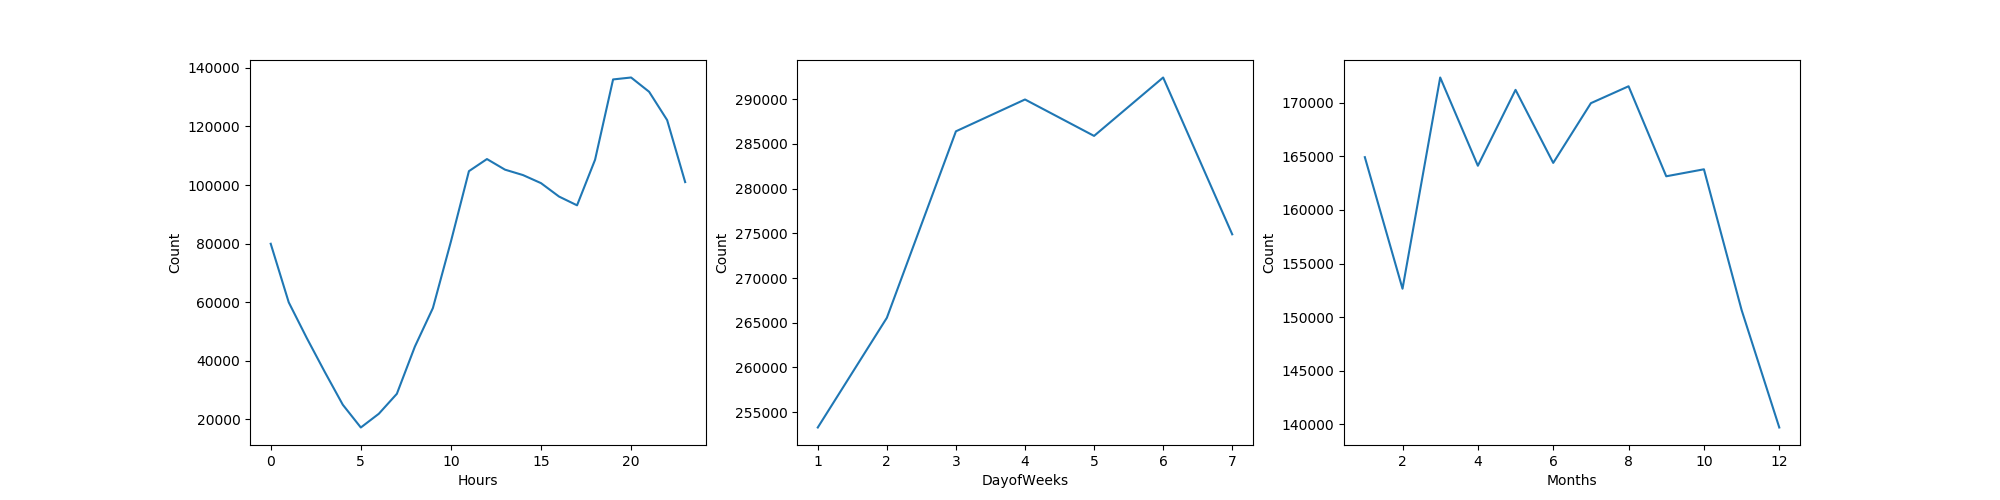

Recreate this plot in Python.
from pyspark.sql import SQLContext
from pyspark import SparkContext
from pyspark.sql.functions import *
from matplotlib import pyplot as plt

"""
Load data from hdfs
"""
sc = SparkContext()
sqlcontext = SQLContext(sc)

crime_path = 'hdfs://wolf.analytics.private/user/lzp2080/data/crime/Crimes_-_2001_to_present.csv'
crime = sqlcontext.read.csv(crime_path, header=True)

"""
Feature engineering
"""
crime = crime.withColumn("Date", from_unixtime(unix_timestamp(crime.Date, 'MM/dd/yyy hh:mm:ss a')))
crime = crime.withColumn("Hour", hour('Date'))
crime = crime.withColumn("DayofWeek", dayofweek('Date'))
crime = crime.withColumn("Month", month('Date'))

"""
Calculate total number of crimes with arrest by hour/day of week/month
"""
hourly_cnt = crime.filter(crime.Arrest == "true").groupby("Hour").count() \
    .filter(col('Hour').isNotNull()).orderBy("Hour").toPandas()
daily_cnt = crime.filter(crime.Arrest == "true").groupby("DayofWeek").count() \
    .filter(col('DayofWeek').isNotNull()).orderBy("DayofWeek").toPandas()
monthly_cnt = crime.filter(crime.Arrest == "true").groupby("Month").count() \
    .filter(col('Month').isNotNull()).orderBy("Month").toPandas()

"""
Write outputs to .txt
"""
file = open("exercise4.txt", "w")

file.write("Total number of crimes with arrest by hour \n")
print("Hour" + ":" + "count")
for index, row in hourly_cnt.iterrows():
    file.write(str(row['Hour']) + ":" + str(row['count']) + "\n")

file.write("Total number of crimes with arrest by day of the week  \n")
print("DayofWeek" + ":" + "count")
for index, row in daily_cnt.iterrows():
    file.write(str(row['DayofWeek']) + ":" + str(row['count']) + "\n")

file.write("Total number of crimes with arrest by month  \n")
print("Month" + ":" + "count")
for index, row in monthly_cnt.iterrows():
    file.write(str(row['Month']) + ":" + str(row['count']) + "\n")

file.close()

"""
Plot
"""
fig, axs = plt.subplots(1, 3, figsize=(20, 5))
axs[0].plot(hourly_cnt["Hour"], hourly_cnt["count"])
axs[1].plot(daily_cnt["DayofWeek"], daily_cnt["count"])
axs[2].plot(monthly_cnt["Month"], monthly_cnt["count"])

plt.setp(axs[0], xlabel='Hours')
plt.setp(axs[1], xlabel='DayofWeeks')
plt.setp(axs[2], xlabel='Months')
plt.setp(axs[0:3], ylabel='Count')
fig.savefig("exercise4.png")

